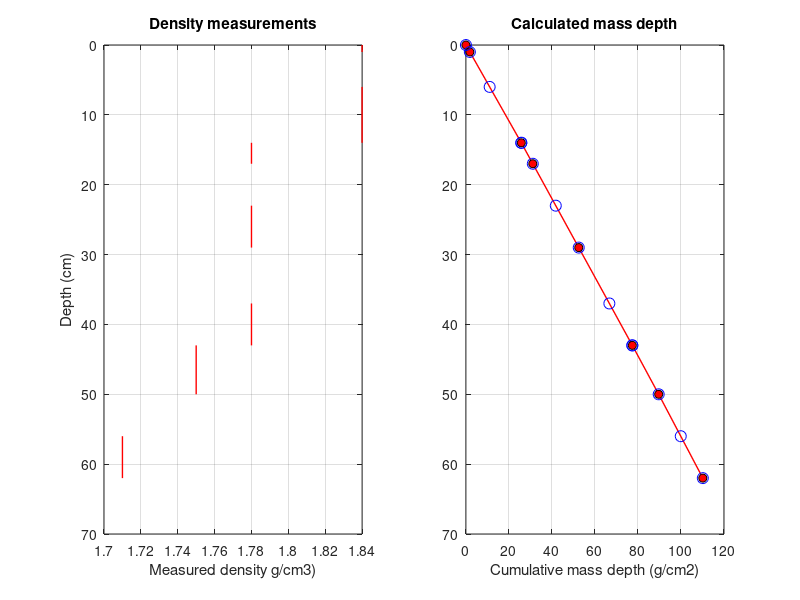
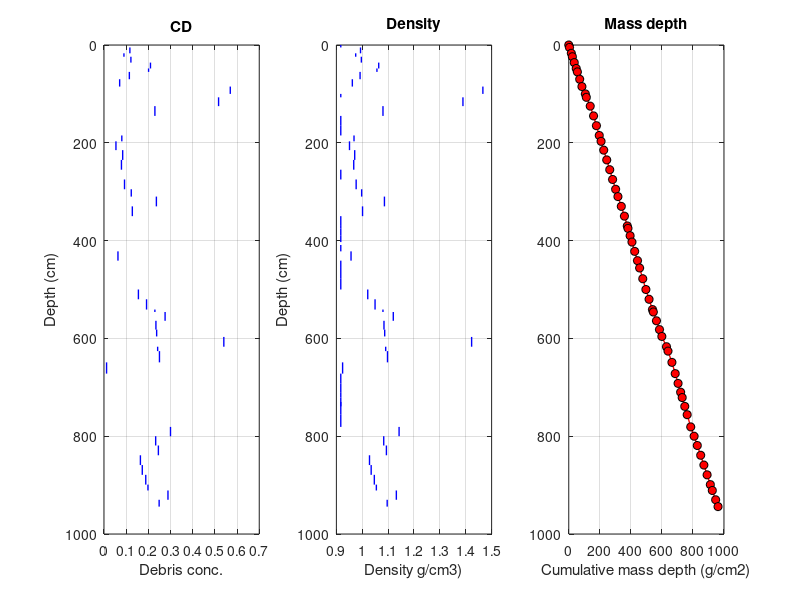

These charts were generated, in order, by the following MATLAB code:
% 
% This script makes a data structure that contains all the sample mass
% depths and nuclide concentrations for core 1. Used for making plots and
% comparing model predictions to data.
%
% The samples structure contains 21 samples and include; (1) 17-OD1-C1-Surf
% (Ne-21 only), (2-7) 6 pit samples from 17-OD1-C1-PIT2-*, and (8-21) 14
% ice core samples 17-OD1-C1-*
% 
% Basically, one pastes data from the various spreadsheets into this script
% and runs it. That will store the data in a form that can be easily used
% for plotting and model-data comparison later. 
%
% Note this script includes shielding depth calculations for till and ice
% inside the script. That should make it easier to change these here
% instead of having to go back to the spreadsheet.
%
% So, if some of the observations get changed, paste in new data here and
% rerun to save revised data structure. 
%
% Greg Balco & 
% Marie Bergelin
%
% June 2019

clear all; close all;

%% Part I: data from till samples. 

% Enter all data for till samples. These data are all pasted in from
% various spreadsheets. 

% Sample depths
till_td_cm = [0  6 14 23 37 43 56];
till_bd_cm = [1 14 17 29 43 50 62];
% Density measurements 
till_measured_rho = [1.84 1.84 1.78 1.78 1.78 1.75 1.71];
% Nuclide concentrations
% Ne-21 data in Mat/g
% col 1 concentration in Mat/g, col 2 uncertainty
% There are multiple Ne-21 measurements for each sample, so column 3
% indexes measurements to samples
d21_till = [125.44	4.47 1  
    127.25	4.60 1
    141.39	4.70 1
    128.51	4.37 1
    113.47	2.11 2
    104.67	1.63 2
    105.31	1.77 3
    98.81	1.69 3	
    109.07	2.04 4
    100.82	1.71 4	
    88.62	1.90 5
    94.68	1.51 5	
    53.19	1.40 6
    57.12	1.47 6	
    36.33	1.16 7
    32.83	1.32 7];

% Al-26 data
% Only one measurement per sample, in at/g
d26_till = [NaN     NaN
    67842642	1209049
    67322924	1406815
    63433758	1333753
    58186829	1190198
    35585672	735994
    23321611	529695];

% Be-10 data 
% Only one measurement per sample 
d10_till = [NaN     NaN
    13430936	84219
    13512033	84981
    12866461	80386
    11592535	70144
    6638848     59357
    4246233     52229];

% Done entering data. Do shielding depth calculations. 

% Plot the density/depth for the till

figure; 

subplot(1,2,1); 
for a = 1:length(till_bd_cm)
    xx = [till_measured_rho(a) till_measured_rho(a)];
    yy = [till_td_cm(a) till_bd_cm(a)];
    plot(xx,yy,'r','linewidth',1); hold on;
end

set(gca,'ydir','reverse','ylim',[0 70]); grid on;
xlabel('Measured density g/cm3)'); ylabel('Depth (cm)');
title('Density measurements');

till_shielding_mass(1) = 0;
till_shielding_mass(2) = till_bd_cm(1).*till_measured_rho(1); % assume 0 to 14 cm has density of top sample
for a = 2:length(till_bd_cm);
    % then assume unsampled parts have density of sample below
    till_shielding_mass(a+1) = till_shielding_mass(a) + (till_bd_cm(a)-till_bd_cm(a-1)).*till_measured_rho(a);
end;

subplot(1,2,2);
plot(till_shielding_mass,[0 till_bd_cm],'r','linewidth',1); hold on;
plot(till_shielding_mass,[0 till_bd_cm],'ko','markerfacecolor','r');
xlabel('Cumulative mass depth (g/cm2)'); 
title('Calculated mass depth');
set(gca,'ydir','reverse','ylim',[0 70]); grid on;

% Now compute mass depths of till samples by interpolation

till_td_gcm2 = interp1([0 till_bd_cm],till_shielding_mass,till_td_cm);
till_bd_gcm2 = interp1([0 till_bd_cm],till_shielding_mass,till_bd_cm);
plot(till_td_gcm2,till_td_cm,'bo','markersize',8);
plot(till_bd_gcm2,till_bd_cm,'bo','markersize',8);

% Assemble all this stuff into a data structure
% This is a rather complicated data structure that needs to store a lot of
% information about the samples, some of which consist of multiple numbers
% per sample and not just one number. 

%sampledata = {}; % initialize empty cell array

for a = 1:length(till_td_cm)
    this_sample.td = till_td_cm(a);
    this_sample.bd = till_bd_cm(a);
    if a == 1
        this_sample.sample_name = '17-OD1-surf';  
    else
        this_sample.sample_name = ['17-OD1-PIT2-' int2str(this_sample.td) '-' int2str(this_sample.bd)];
    end
    this_sample.tdz = till_td_gcm2(a);
    this_sample.bdz = till_bd_gcm2(a);
    % Below is redundant, but will be needed for ice samples to retain info about how much
    % quartz was mixed to produce each sample
    this_sample.Mq = [1]; % Dummy value
    this_sample.Mqtd = this_sample.td;
    this_sample.Mqbd = this_sample.bd;
    this_sample.Mqtdz = this_sample.tdz;
    this_sample.Mqbdz = this_sample.bdz;
    % Attach Ne-21 data to sample
    these_N21s = find(d21_till(:,3) == a); % Find data corresponding to this sample
    this_sample.allN21s = 1e6.*d21_till(these_N21s,1)';
    this_sample.alldN21s = 1e6.*d21_till(these_N21s,2)';
    this_sample.N21 = mean(this_sample.allN21s); % Compute average of Ne-21 measurements 
    % Assign uncert to Ne-21 measurements. This will usually be the SD of
    % the measurements but can't be smaller than the best individual
    % precision. 
    this_sample.dN21 = max([std(this_sample.allN21s) min([this_sample.alldN21s])]); 
    % Attach Al-26 data
    this_sample.N26 = d26_till(a,1);
    this_sample.dN26 = d26_till(a,2);
    % Attach Be-10 data
    this_sample.N10 = d10_till(a,1);
    this_sample.dN10 = d10_till(a,2);
    
    % Place that data structure into the array of all samples
    sampledata{a} = this_sample;
end

% Result is a data structure containing all needed info about samples. We will now
% add the data for ice samples to this. 


%% Part II. Data from ice core samples.  

% 1. Core segments and sed concentration data. This includes data from all
% segments -- all segments needed to compute shielding mass. 
% From spreadsheet. Cols are top depth (cm), bot depth (cm), total wt (g),
% and sed wt (g). Zero in wt columns indicates assume clean ice density. 
d1 = [0	5	0	0
5	17	387.2	45.2
17	24	216.9	19.5
24	36	469     56.9
36	48	527.8	110.6
48	55	273.6	55
55	70	627.2	71.7
70	85	583.6	41.2
85	100	913.2	520
100	107	0	0
107	125	971.2	501.8
125	145	836.5	192
145	165	0	0
165	185	0	0
185	197	463.2	37.2
197	215	679.4	36.6
215	235	788.2	66.4
235	255	740.9	58.3
255	275	0	0
275	295	775.1	71.7
295	310	581.6	71.5
310	330	882.2	208.4
330	350	803.3	102.6
350	370	0	0
370	375	0	0
375	390	0	0
390	403	0	0
409	422	0	0
422	441	703.6	44.3
441	456	0	0
456	478	0	0
478	500	0	0
500	520	801.8	124.4
520	541	807.3	154.9
541	546	214     49.1
546	564	749.3	206.4
564	582	757.2	177.3
582	596	664.2	157.7
597	617	1084.3	585.9
617	626	359.6	87
626	649	930.9	232.8
649	672	758.8	8.8
672	692	0	0
692	710	0	0
710	721	0	0
721	739	0	0
730	756	0	0
756	781	0	0
781	800	804.7	241.3
800	819	703     163.8
819	839	860.1	210.9
839	859	768.2	126.1
859	879	754.9	130.3
879	899	807.8	152.1
899	911	403.1	79.9
911	930	782.8	225.8
930	944	651.1	161.9];

ice_td_cm = d1(:,1);
ice_bd_cm = d1(:,2);
ice_tot_wt = d1(:,3);
ice_sed_wt = d1(:,4);

% Now enter data about ice samples that actually have nuclide
% measurements.
% This is pasted in from spreadsheet and has columns of top depth (cm), bot depth
% (cm), mass of quartz mixed to make complete sample, and identifying number
% for the sample. 
d2 = [930	944	1.45	14
911	930	8.58	14
899	911	2.1     14
879	899	6.12	14
859	879	4.88	13
839	859	5.47	13
819	839	11.33	13
800	819	6.38	12
781	800	5.53	12
626	649	5.66	11
617	626	1.22	11
597	617	3.44	11
582	596	1.75	11
564	582	2.87	10
546	564	2.49	10
541	546	0.58	10
520	541	2.39	10
500	520	1.07	10
330	350	1.89	9
310	330	4.64	9
295	310	1.01	8
275	295	1.19	8
255 275 0       8
235	255	1.41	8
215	235	1.83	7
197	215	1.02	7
185	197	0.79	7
125	145	6.82	6
107	125	12.77	5
85	100	1.53	4
70	85	0.81	4
55	70	2       3
48	55	1.33	3
36	48	3.16	2
24	36	1.21	1
17	24	0.33	1
5	17	1.17	1];

% Enter data about Ne-21 concentrations
% col 1 concentration Mat/g, col 2 uncert Mat/g
% col 3 indexes to sample number
d21i = [12.51	1.31 1
10.38	0.90 1
12.82	1.17 2
11.63	1.08 2
12.49	1.36 3
16.49	1.33 3
10.83	1.16 3	
39.83	1.53 4
39.9	1.14 4	
33.8	1.13 5
44.06	1.44 5
34.13	1.15 5	
29.53	1.23 6
33.21	1.34 6
28.4	1.21 6	
13.19	0.91 7
17.16	1.03 7
11.64	0.93 7	
5.77	0.86 8
8.07	0.94 8
5.41	0.80 8	
5.49	1.01 9
15.8	1.11 9
6.3	0.98 9	
20.64	1.02 10
21.7	1.10 10
36.88	1.19 11
24.42	1.05 11 
23.72	1.07 11
49.68	1.48 12
55.53	1.42 12
61.65	1.61 13
67.44	1.70 13
65.33	1.74 14
68.72	1.63 14];

% Enter data about Al-26 concentrations
d26i = [4433605	209356
3438123	146814
2968918	147678
4224864	215432
3331110	86201
2828200	102965
1481148	124461
1173800	100649
830580	55058
450136	39671
409481	31748
489020	33816
489709	30519
470719	37952];

% Enter data about Be-10 concentrations
d10i = [708724	20399
572614	13655
572633	13291
1458947	29541
1096434	9897
871081	16570
288469	10125
160310	8999
116129	4817
147863	4089
132349	3216
418448	8103
515978	9701
481623	9124]; 

% Done entering data. Do shielding depth calculations. 

% Compute segment densities. 

rhoI = 0.917;
rhoD = 2.68;
ice_CD = ice_sed_wt./ice_tot_wt; % debris concentration
ice_CI = 1-ice_CD;
ice_rho = 1./((ice_CI./rhoI)+(ice_CD./rhoD)); % ice core segment density (g/cm3)

% That leaves NaN in cells with no sediment due to division by zero. 

% Insert ice density in NaN cells
ice_rho(find(isnan(ice_rho))) = rhoI.*ones(size(find(isnan(ice_rho))));

% Use same approach as above to compute shielding mass

ice_shielding_mass(1) = 0;
ice_shielding_mass(2) = ice_bd_cm(1).*ice_rho(1); 
for a = 2:length(ice_bd_cm)
    ice_shielding_mass(a+1) = ice_shielding_mass(a) + (ice_bd_cm(a)-ice_bd_cm(a-1)).*ice_rho(a);
end

% Make some plots

figure; subplot(1,3,1);
for a = 1:length(ice_bd_cm)
    xx = [ice_CD(a) ice_CD(a)];
    yy = [ice_td_cm(a) ice_bd_cm(a)];
    plot(xx,yy,'b','linewidth',1); hold on;
end

set(gca,'ydir','reverse','ylim',[0 1000]); grid on;
xlabel('Debris conc.'); ylabel('Depth (cm)');
title('CD'); 

subplot(1,3,2);
for a = 1:length(ice_bd_cm)
    xx = [ice_rho(a) ice_rho(a)];
    yy = [ice_td_cm(a) ice_bd_cm(a)];
    plot(xx,yy,'b','linewidth',1); hold on;
end

set(gca,'ydir','reverse','ylim',[0 1000]); grid on;
xlabel('Density g/cm3)'); ylabel('Depth (cm)');
title('Density');

subplot(1,3,3);
plot(ice_shielding_mass,[0 ice_bd_cm']','r','linewidth',1); hold on;
plot(ice_shielding_mass,[0 ice_bd_cm']','ko','markerfacecolor','r');
xlabel('Cumulative mass depth (g/cm2)'); 
title('Mass depth');
set(gca,'ydir','reverse','ylim',[0 1000]); grid on;

% Now we have a depth/shielding mass relationship for interpolating for the
% samples that were actually collected. 

% Again, load all that into the sample structure. 

% Get till linear and mass thickness in order to record all ice data in
% depth below the till surface, not the ice surface
max_till_cm = max(till_bd_cm);
max_till_gcm2 = max(till_bd_gcm2);

for a = 1:14 % there are 14 ice samples
    these_segments = find(d2(:,4) == a);
    % Obtain info about subsegments that were mixed to make complete
    % samples
    % Note converting to depth below till surface
    this_sample.Mq = d2(these_segments,3)';
    this_sample.Mqtd = max_till_cm + d2(these_segments,1)';
    this_sample.Mqbd = max_till_cm + d2(these_segments,2)';
    % Interpolate shielding depths
    this_sample.Mqtdz = max_till_gcm2 + interp1([0 ice_bd_cm']',ice_shielding_mass,d2(these_segments,1)');
    this_sample.Mqbdz = max_till_gcm2 + interp1([0 ice_bd_cm']',ice_shielding_mass,d2(these_segments,2)');
    
    % Also compute boundary values
    this_sample.td = min(this_sample.Mqtd);
    this_sample.bd = max(this_sample.Mqbd);
    this_sample.sample_name = ['17-OD1-C1-' int2str(this_sample.td-max_till_cm) '-' int2str(this_sample.bd-max_till_cm)];
    this_sample.tdz = min(this_sample.Mqtdz);
    this_sample.bdz = max(this_sample.Mqbdz);
     
    % Attach Ne-21 data to sample
    these_N21s = find(d21i(:,3) == a); % Find data corresponding to this sample
    this_sample.allN21s = 1e6.*d21i(these_N21s,1)';
    this_sample.alldN21s = 1e6.*d21i(these_N21s,2)';
    this_sample.N21 = mean(this_sample.allN21s); % Compute average of Ne-21 measurements 
    % Assign uncert to Ne-21 measurements. This will usually be the SD of
    % the measurements but can't be smaller than the best individual
    % precision. 
    this_sample.dN21 = max([std(this_sample.allN21s) min([this_sample.alldN21s])]); 
    % Attach Al-26 data
    this_sample.N26 = d26i(a,1);
    this_sample.dN26 = d26i(a,2);
    % Attach Be-10 data
    this_sample.N10 = d10i(a,1);
    this_sample.dN10 = d10i(a,2);
    
    % Place that data structure into the array of all samples
    sampledata{a+7} = this_sample;
end


% Finally, save the whole data array

save data_core1 sampledata
